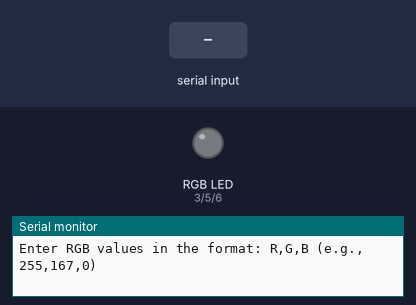
The sketch below on a simulated Arduino Uno, built with avr-gcc and run on an emulated ATmega328P. Shown: an RGB LED mixed from three pins (HIGH = lit), the last lines printed to the serial monitor. Inputs (shaded band) come from the test bench. Dim RGB values are drawn brighter than linear.

Above: at 1.2 s.
1.3 s: "90,45,200\n" received over Serial
At 2.4 s:
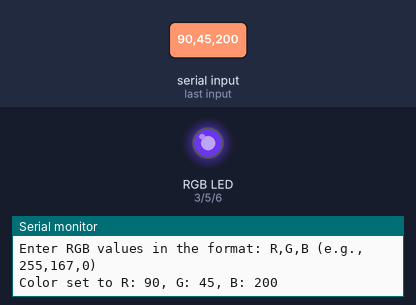
2.8 s: "30,150,10\n" received over Serial
At 3.5 s:
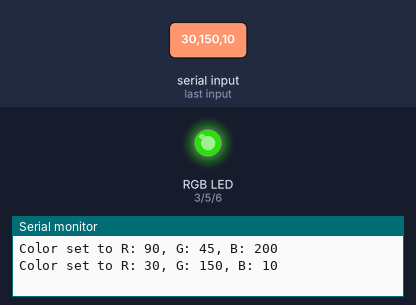
4.3 s: "1,90,45\n" received over Serial
At 4.6 s:
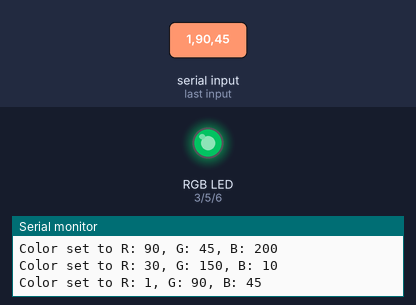
Timing chart, 0 to 7.3 s (numbered marks = the images above; inputs shaded):
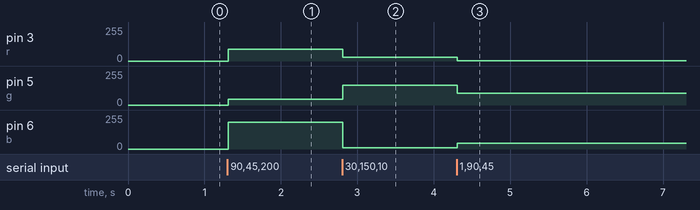

The sketch:

set_colors_with_serial_monitor.ino
```cpp
#define r 3
#define g 5
#define b 6

unsigned long pt = 0;

// Time till alarm is fully lit (in milliseconds)
int timeout = 5000;

// Color values for red, green, and blue LEDs
int rval;
int gval;
int bval;

// Initial values for each color
int ri = 0;
int gi = 0;
int bi = 0;

// Threshold values for each color
int rf = 255;
int gf = 255;
int bf = 0;

void setup() {
  pinMode(r, OUTPUT);
  pinMode(g, OUTPUT);
  pinMode(b, OUTPUT);
  Serial.begin(9600);
  Serial.println("Enter RGB values in the format: R,G,B (e.g., 255,167,0)");
}

void loop() {
  // Check if data is available from Serial Monitor
  if (Serial.available()) {
    String input = Serial.readStringUntil('\n');
    int comma1 = input.indexOf(',');
    int comma2 = input.lastIndexOf(',');

    if (comma1 != -1 && comma2 != -1 && comma1 != comma2) {
      // Parse the input into R, G, B values
      rval = input.substring(0, comma1).toInt();
      gval = input.substring(comma1 + 1, comma2).toInt();
      bval = input.substring(comma2 + 1).toInt();

      // Constrain values to 0-255
      rval = constrain(rval, 0, 255);
      gval = constrain(gval, 0, 255);
      bval = constrain(bval, 0, 255);

      // Update the LED colors
      setColor(rval, gval, bval);

      // Provide feedback in Serial Monitor
      Serial.print("Color set to R: ");
      Serial.print(rval);
      Serial.print(", G: ");
      Serial.print(gval);
      Serial.print(", B: ");
      Serial.println(bval);
    } else {
      Serial.println("Invalid format! Use: R,G,B");
    }
  }

  // Uncomment to test static color
  // setColor(255, 167, 0);
}

// Function to set color of RGB LED
void setColor(int red, int green, int blue) {
  analogWrite(r, red);
  analogWrite(g, green);
  analogWrite(b, blue);
}
```

Measured:
- after the input at 1.3 s, pin 3 (r): 0/255 → 90/255 at once; pin 5 (g): 0/255 → 45/255 at once; pin 6 (b): 0/255 → 200/255 at once
- after the input at 2.8 s, pin 3 (r): 90/255 → 30/255 at once; pin 5 (g): 45/255 → 150/255 at once; pin 6 (b): 200/255 → 10/255 at once
- after the input at 4.3 s, pin 3 (r): 30/255 → 1/255 at once; pin 5 (g): 150/255 → 90/255 at once; pin 6 (b): 10/255 → 45/255 at once
